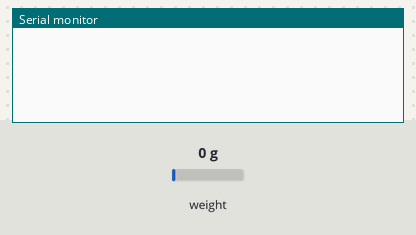
The sketch below on a simulated ESP8266 (NodeMCU). Parts: the last lines printed to the serial monitor. Inputs (shaded band) come from the test bench; at power-on: weight on the scale 0 g. WiFi joins after 1.5 s; servers stay silent unless stated.

Above: at 7.0 s.
7.1 s: weight on the scale set to 100 g
At 9.4 s:
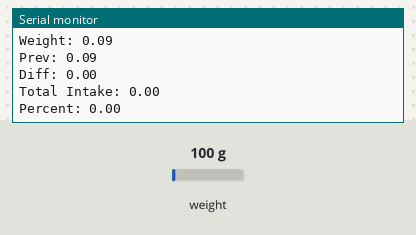
10.1 s: weight on the scale set to 1250 g
At 11.6 s:
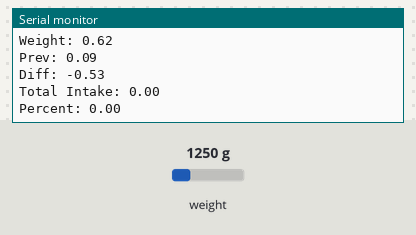
Timing chart, 0 to 13.1 s (numbered marks = the images above; inputs shaded):
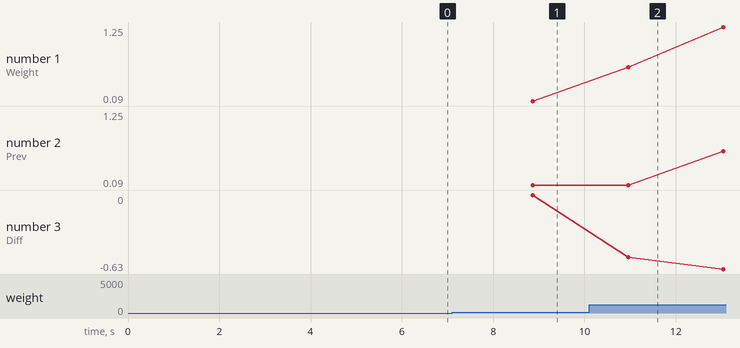

The sketch:

sketch.ino
```cpp
#define BLYNK_TEMPLATE_ID "TMPL3Jy0mHmaB"
#define BLYNK_TEMPLATE_NAME "Smart Hydration"
#define BLYNK_AUTH_TOKEN "Lp7QTacGumVz4kEYg5Ljd5_KIRcx7HVd"

#include <ESP8266WiFi.h>
#include <BlynkSimpleEsp8266.h>
#include "HX711.h"

// WiFi
char ssid[] = "Nayakwadi";
char pass[] = "8530812055";

// HX711
#define DT D2
#define SCK D3
HX711 scale;

// Calibration
float calibration_factor = -16400;

// Variables
float weight = 0;
float prevWeight = 0;
float totalIntake = 0;
float goal = 2000;

BlynkTimer timer;

// -------- STABLE WEIGHT --------
float getWeight() {
  float sum = 0;

  for (int i = 0; i < 20; i++) {
    sum += scale.get_units();
    delay(3);
  }

  float avg = sum / 20;

  if (avg < 0) avg = 0;

  return avg;
}

// -------- GOAL --------
BLYNK_WRITE(V1) {
  goal = param.asFloat();
  if (goal < 100) goal = 100;
}

// -------- MAIN --------
void sendData() {

  if (!scale.is_ready()) {
    Serial.println("HX711 ERROR");
    return;
  }

  weight = getWeight();

  // FIRST VALUE SET
  if (prevWeight == 0) {
    prevWeight = weight;
    Serial.println("System Ready");
  }

  float diff = prevWeight - weight;

  Serial.println("------");
  Serial.print("Weight: "); Serial.println(weight);
  Serial.print("Prev: "); Serial.println(prevWeight);
  Serial.print("Diff: "); Serial.println(diff);

  // -------- DRINK DETECTION --------
  if (diff > 0.5 && diff < 300) {
    totalIntake += diff;

    Serial.print("Drank: ");
    Serial.println(diff);
  }

  // -------- REFILL DETECTION --------
  if (weight > prevWeight + 10) {
    Serial.println("Refill Detected");
    // Only update weight, DO NOT return
  }

  // UPDATE prevWeight ALWAYS
  prevWeight = weight;

  // -------- SAFETY --------
  if (totalIntake < 0) totalIntake = 0;

  // -------- PERCENT --------
  float percent = (totalIntake / goal) * 100;
  if (percent > 100) percent = 100;

  // -------- STATUS --------
  String status;
  if (percent < 30) status = "Drink Water!";
  else if (percent < 80) status = "Keep Going";
  else status = "Goal Completed";

  // -------- DEBUG --------
  Serial.print("Total Intake: "); Serial.println(totalIntake);
  Serial.print("Percent: "); Serial.println(percent);

  // -------- BLYNK --------
  Blynk.virtualWrite(V0, weight);
  Blynk.virtualWrite(V2, totalIntake);
  Blynk.virtualWrite(V3, percent);
  Blynk.virtualWrite(V4, status);
}

// -------- SETUP --------
void setup() {
  Serial.begin(9600);

  scale.begin(DT, SCK);
  scale.set_scale(calibration_factor);
  scale.tare();

  delay(3000);

  Blynk.begin(BLYNK_AUTH_TOKEN, ssid, pass);

  timer.setInterval(1000L, sendData);
}

// -------- LOOP --------
void loop() {
  Blynk.run();
  timer.run();
}
```

Measured:
- after the input at 7.1 s, the serial monitor: prints a new line after 1.8 s (image 1)
- after the input at 10.1 s, the serial monitor: prints a new line after 0.86 s (image 2)
- plotted number 1: 0.09 → 1.25 after the input at 10.1 s
- plotted number 2: 0.09 → 1.25 after the input at 10.1 s
